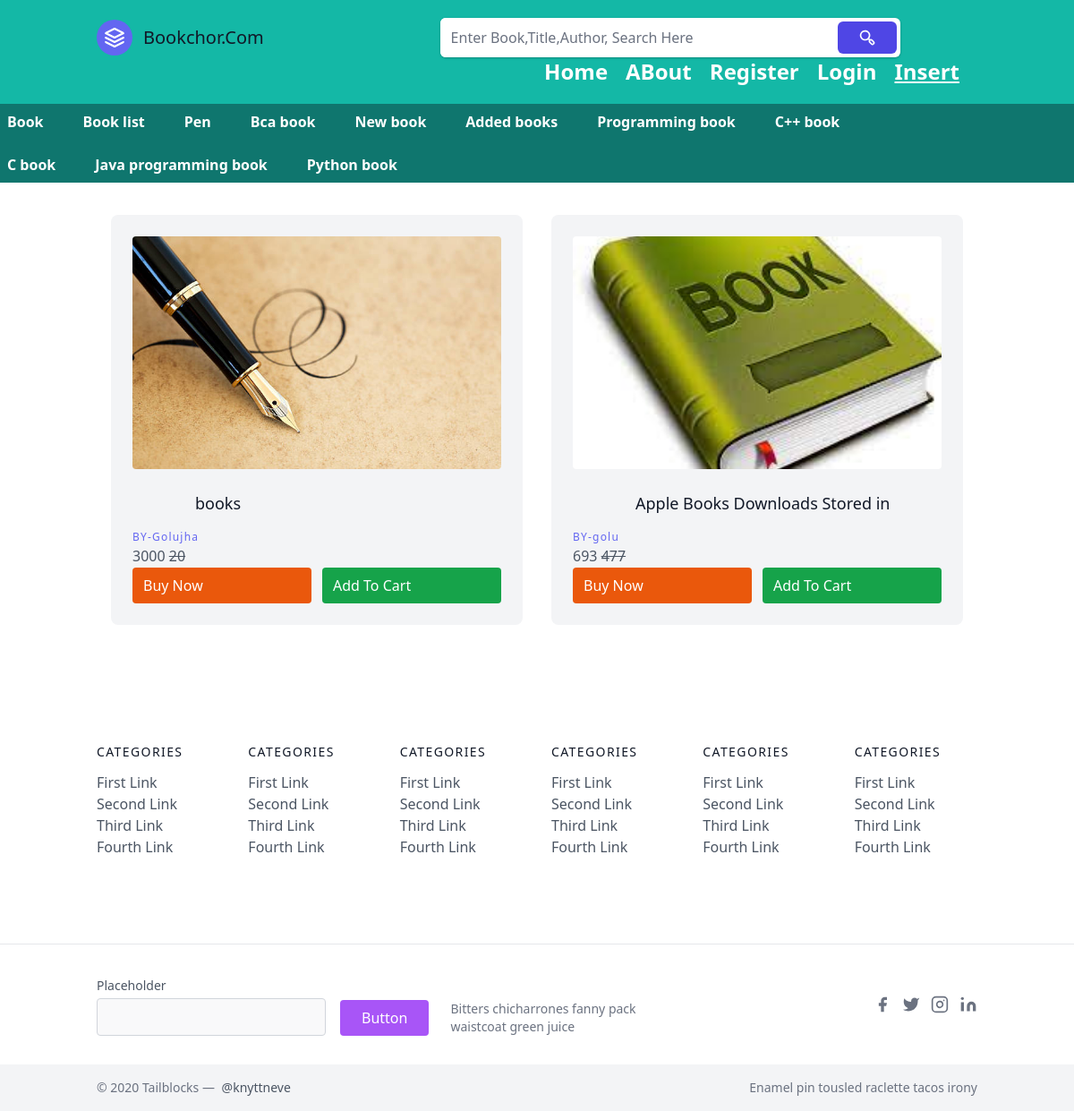
The app's page /generous/4/ with its own data.
### book/models.py (models this page shows, shortened)
class Generous(models.Model):
    cat_title = models.CharField(max_length=200)
    cat_description = models.TextField()

class Books(models.Model):
    title = models.CharField(max_length=200)
    author = models.CharField(max_length=200)
    status = models.CharField(max_length=200)
    generous = models.ForeignKey(Generous,on_delete=models.CASCADE)
    isbn = models.IntegerField()
    description = models.TextField()
    price = models.IntegerField()
    discount_price = models.IntegerField()
    image = models.ImageField(upload_to="images/",null=True,blank=True)

### book/views.py (the view)
def viewPost(r,cat_id):
    data = {}
    data['generous'] = Generous.objects.all()
    data['create'] = Books.objects.filter(generous=cat_id)
    return render(r,"home.html",data)

### templates/home.html (shortened to what this page needs)
{% extends 'base.html'%}
{% block content %}
<header class="text-gray-600 body-font bg-teal-700 text-white sticky-top">
    <div class="container p-2">
        <nav class="md:ml-auto md:mr-auto flex flex-wrap text-base justify-start gap-6">
            {% for data in generous %}
            <a href="{% url 'generous' data.id %}" class="mr-5 text-white-600 hover:text-red-600 font-semibold">{{data.cat_title|capfirst}} </a>
            {% endfor %}
        </nav>
    </div>
</header>
<section class="text-gray-600 body-font">
    <div class="container px-5 py-5 mx-auto">
        <div class="flex flex-wrap ">
            {% for data in create %}
            <div class="xl:w-1/4 md:w-1/2 p-4">
                <div class="bg-gray-100 p-6 rounded-lg ">
                    <img class="h-40 rounded w-full object-cover object-center mb-6 " style=" height: 260px;"
                        src="{{data.image.url}}" alt="content">
                    <h2 class="text-lg text-gray-900 font-medium title-font mb-4" style="margin-left: 70px;">
                        {{data.title}}</h2>
                    <h3 class="tracking-widest text-indigo-500 text-xs font-medium title-font">BY-{{data.author}}</h3>
                    <p class="leading-relaxed text-base">{{data.price}} <del>{{data.discount_price}}</del></p>
                    <div class="flex gap-3">
                        <a href="{% url 'singlePost' data.id %}"
                            class="bg-orange-600 text-white w-full py-2 rounded px-3">Buy Now</a>
                        <a href="{% url 'singlePost' data.id %}"
                            class="bg-green-600 text-white w-full py-2 rounded px-3">Add To Cart</a>
                    </div>
                </div>
            </div>
            {% endfor %}
        </div>
    </div>
</section>
{% endblock %}

### records on screen
Generous: cat_title "Book"
Generous: cat_title "Book list"
Generous: cat_title "Pen"
Generous: cat_title "Bca book"
Generous: cat_title "New book"
Generous: cat_title "Added books"
Generous: cat_title "Programming book"
Generous: cat_title "C++ book"
Generous: cat_title "C book"
Generous: cat_title "Java programming book"
Generous: cat_title "Python book"
Books: image (picture), title "books", author "Golujha", price "3000", discount_price "20"
Books: image (picture), title "Apple Books Downloads Stored in", author "golu", price "693", discount_price "477"
